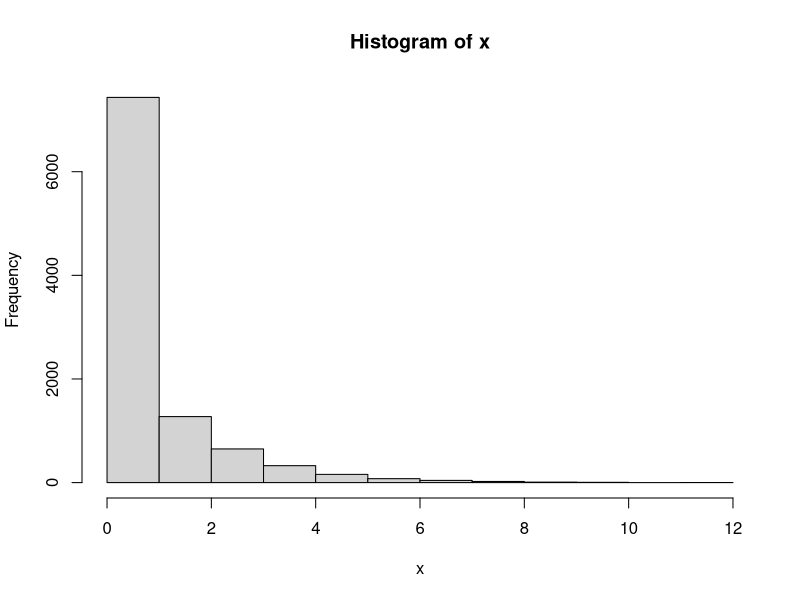
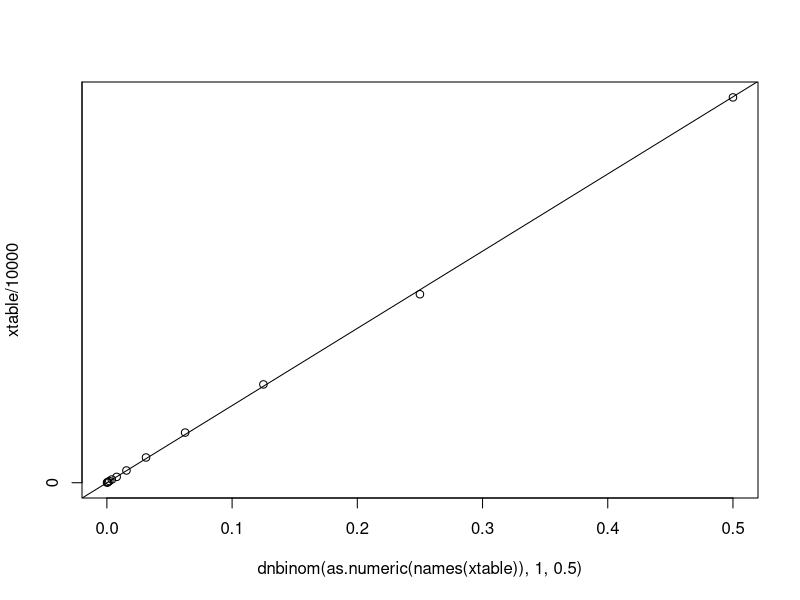
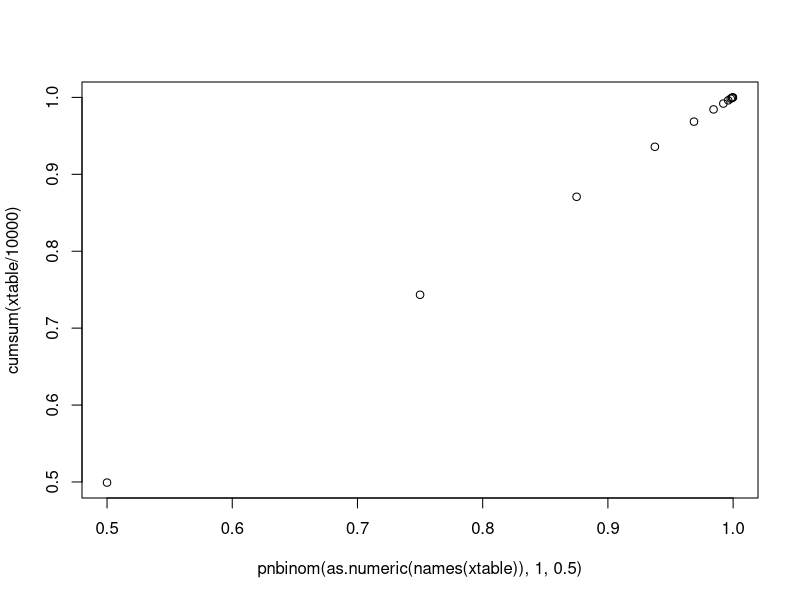

Write the R code that produced these figures, in order.
x = rnbinom(10000, 1, .5)
summary(x)
range(x)
hist(x)

xtable = table(x)

plot(dnbinom(as.numeric(names(xtable)), 1, .5),
	xtable/10000)
abline(a=0, b=1)


plot(pnbinom(as.numeric(names(xtable)), 1, .5),
	cumsum(xtable/10000))

